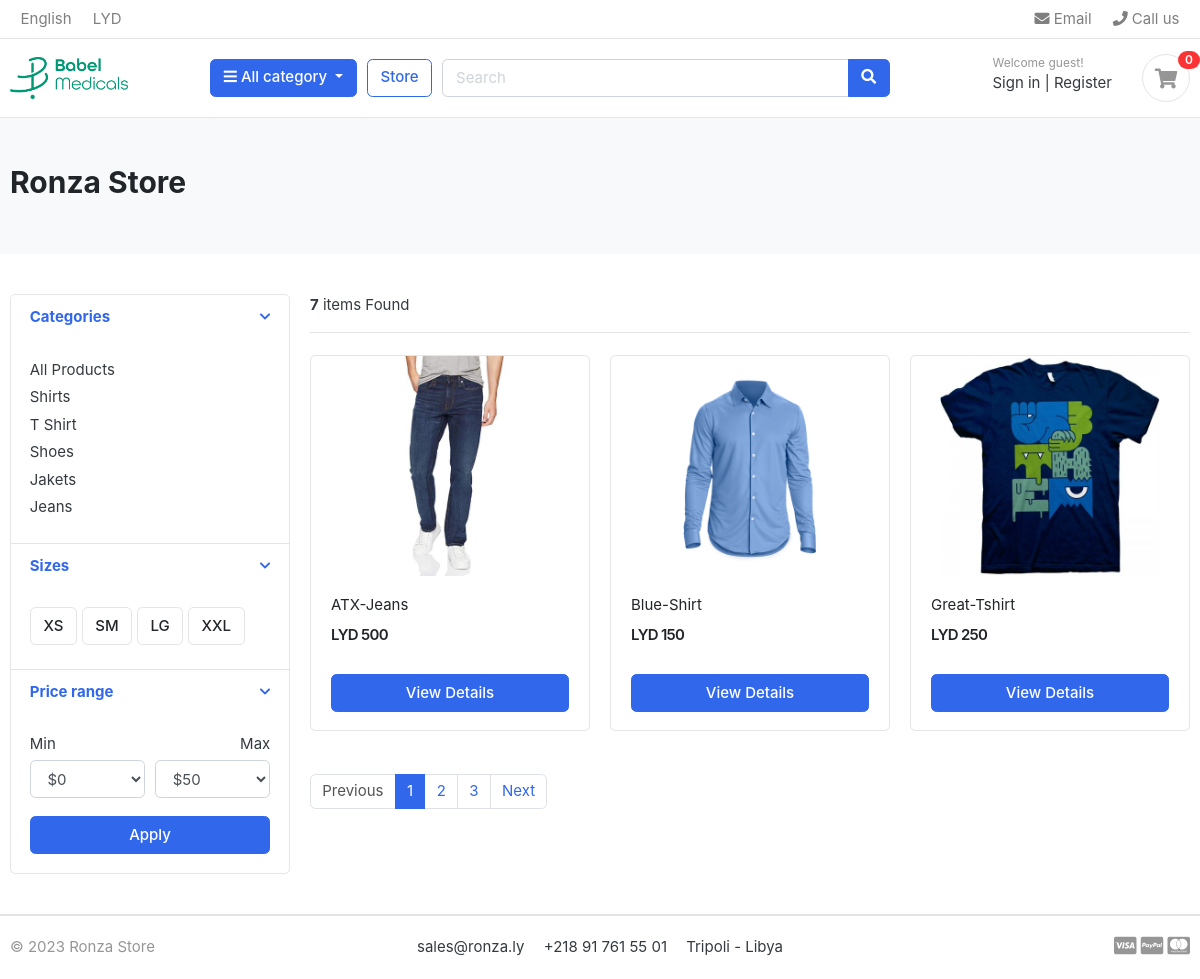
/store/, run on the app's committed database.
### category/models.py (models this page shows, shortened)
class Category(models.Model):
    category_name = models.CharField(max_length=64, unique=True)
    slug = models.SlugField(max_length=100, unique=True)
    description = models.TextField(max_length=225, blank=True)
    cat_image = models.ImageField(upload_to='photos/categories/', blank=True)
    class Meta:
        verbose_name = 'category'
        verbose_name_plural = 'categories'
    def get_url(self):
        return reverse ('product_by_category', args=[self.slug])

### store/models.py (models this page shows, shortened)
class Product(models.Model):
    product_name = models.CharField(max_length=200, unique=True)
    slug = models.SlugField(max_length=200, unique=True)
    description = models.TextField(max_length=500, blank=True)
    price = models.IntegerField()
    images = models.ImageField(upload_to='photos/products')
    stock = models.IntegerField()
    is_available = models.BooleanField(default=True)
    category = models.ForeignKey(Category,on_delete=models.CASCADE)
    create_date = models.DateTimeField(auto_now_add=True)
    modified_date = models.DateTimeField(auto_now=True)
    def get_url(self):
        return reverse('product_detail', args=[self.category.slug, self.slug])

### store/views.py (the view)
# urls.py: path('store/', views.store_html, name='store_html'),
def store_html(request, category_slug=None):
    categories = None
    products = None
    if category_slug != None:
        categories = get_object_or_404(Category, slug=category_slug)
        products = Product.objects.filter(category=categories,is_available=True)
        paginator = Paginator(products, 2)
        page = request.GET.get('page')
        paged_products = paginator.get_page(page)
        Product_count = products.count()
    else:
        products = Product.objects.all().filter(is_available=True).order_by('id')
        paginator = Paginator(products, 3)
        page = request.GET.get('page')
        paged_products = paginator.get_page(page)
        Product_count = products.count()
    context = {
                'products' : paged_products,
                'Product_count' : Product_count,
                'categories': Category.objects.all(),
                'category': categories,
        }
    return render(request, 'store/store.html', context)

### carts/context_processore.py (called while the page is built)
def counter(request):
    cart_count = 0
    if 'admin' in request.path:
        return{}
    else:
        try:
            cart = Cart.objects.filter(cart_id=_cart_id(request))
            cart_items = CartItem.objects.all().filter(cart=cart[:1])
            for cart_item in cart_items:
                cart_count += cart_item.quantity
        except Cart.DoesNotExist:
            cart_count = 0
    return dict(cart_count=cart_count)

### carts/views.py (called while the page is built)
def _cart_id(request):
    cart = request.session.session_key
    if not cart:
        cart = request.session.create()
    return cart

### category/contex_procesors.py (called while the page is built)
def menu_links(request):
    links = Category.objects.all()
    return dict(links=links)

### ronzastore/templates/store/store.html (shortened to what this page needs)
{% extends 'base.html' %}
{% load static %}
{% block content %}
<section class="section-pagetop bg">
<div class="container">
    {% if 'search' in request.path %}
    <h2 class="title-page">Search Result </h2>
    {% else %}
    <h2 class="title-page">Ronza Store</h2>
    {% endif %}
</div>
</section>
<section class="section-content padding-y">
<div class="container">
<div class="row">
    <aside class="col-md-3">
<div class="card">
    <article class="filter-group">
        <header class="card-header">
            <a href="#" data-toggle="collapse" data-target="#collapse_1" aria-expanded="true" class="">
                <i class="icon-control fa fa-chevron-down"></i>
                <h6 class="title">Categories</h6>
            </a>
        </header>
        <div class="filter-content collapse show" id="collapse_1" style="">
            <div class="card-body">
                <ul class="list-menu">
                    <li><a href="{% url 'store_html' %}">All Products  </a></li>
                    {% for category in links %}
                <li><a href="{{ category.get_url }}">{{ category.category_name }}  </a></li>
                    {% endfor %}
                </ul>
            </div>
        </div>
    </article>
    <article class="filter-group">
        <header class="card-header">
            <a href="#" data-toggle="collapse" data-target="#collapse_4" aria-expanded="true" class="">
                <i class="icon-control fa fa-chevron-down"></i>
                <h6 class="title">Sizes </h6>
            </a>
        </header>
        <div class="filter-content collapse show" id="collapse_4" style="">
            <div class="card-body">
                <label class="checkbox-btn">
                <span class="btn btn-light"> XS </span>
                </label>
                <label class="checkbox-btn">
                <span class="btn btn-light"> SM </span>
                </label>
                <label class="checkbox-btn">
                <span class="btn btn-light"> LG </span>
                </label>
                <label class="checkbox-btn">
                <span class="btn btn-light"> XXL </span>
                </label>
        </div>
        </div>
    </article>
    <article class="filter-group">
        <header class="card-header">
            <a href="#" data-toggle="collapse" data-target="#collapse_3" aria-expanded="true" class="">
                <i class="icon-control fa fa-chevron-down"></i>
                <h6 class="title">Price range </h6>
            </a>
        </header>
        <div class="filter-content collapse show" id="collapse_3" style="">
            <div class="card-body">
                <div class="form-row">
                <div class="form-group col-md-6">
                    <label>Min</label>
                        <select class="mr-2 form-control">
                        <option value="0">$0</option>
                    </select>
                </div>
                <div class="form-group text-right col-md-6">
                    <label>Max</label>
                        <select class="mr-2 form-control">
                        <option value="50">$50</option>
                    </select>
                </div>
                </div>
                <button class="btn btn-block btn-primary">Apply</button>
            </div>
        </div>
    </article>
</div>
    </aside>
    <main class="col-md-9">
<header class="border-bottom mb-4 pb-3">
        <div class="form-inline">
            <span class="mr-md-auto"><b> {{ Product_count }}</b> items Found </span>
        </div>
</header>
<div class="row">
    {% if products %}
    {% for product in products %}
    <div class="col-md-4">
        <figure class="card card-product-grid">
            <div class="img-wrap">
                <a href= "{{ product.get_url}}"><img src="{{ product.images.url }}"></a>
            </div>
            <figcaption class="info-wrap">
                <div class="fix-height">
                    <a href="{{ product.get_url}}" class="title">{{ product.product_name }}</a>
                    <div class="price-wrap mt-2">
                        <span class="price">LYD {{ product.price }}</span>
                    </div>
                </div>
                <a href="{{ product.get_url }}" class="btn btn-block btn-primary">View Details </a>
            </figcaption>
        </figure>
    </div>
    {% endfor %}
    {% else %}
    <div>
        <h2> No Result Found </h2>
    </div>
    {% endif %}
</div>
<nav class="mt-4" aria-label="Page navigation sample">
    {% if products.has_other_pages %}
    <ul class="pagination">
       {% if products.has_previous %}
        <li class="page-item"><a class="page-link" href="?page={{products.previous_page_number}}">Previous</a></li>
       {% else %}
       <li class="page-item disabled"><a class="page-link" href="#">Previous</a></li>
       {% endif %}
       {% for i in products.paginator.page_range %}
        {% if products.number == i %}
        <li class="page-item active"><a class="page-link" href="#">{{i}}</a></li>
        {% else %}
        <li class="page-item"><a class="page-link" href="?page={{i}}">{{i}}</a></li>
        {% endif %}
       {% endfor %}
       {% if products.has_next %}
        <li class="page-item"><a class="page-link" href="?page={{products.next_page_number}}">Next</a></li>
       {% else %}
        <li class="page-item disabled"><a class="page-link" href="#">Next</a></li>
       {% endif %}
    </ul>
    {% endif %}
</nav>
    </main>
</div>
</div>
</section>
{% endblock %}

### static/css/ui.css (style rules this page uses)
html { font-family: "Inter", sans-serif; font-size: 15px; }
.img-wrap { text-align: center; display: block; }
.img-wrap img { max-width: 100%; }
.price-wrap { letter-spacing: -0.7px; }
.padding-y { padding-top: 40px; padding-bottom: 40px; }
figure { margin-bottom: 0; }
article:after, .form-group:after { display: block; clear: both; content: ""; }
.bg { background-color: #f8f9fa; }
.title-page { color: #212529; }
.btn-light { background-color: #fff; border-color: #e4e4e4; }
[class*=list-] li:after { visibility: hidden; display: block; content: ""; overflow: hidden; height: 0; clear: both; }
.list-menu { list-style: none; margin: 0; padding-left: 0; }
.list-menu li { margin-bottom: 5px; }
.list-menu a { color: #343a40; }
[class*=card-product] a.title { color: #212529; display: block; }
[class*=card-product] .img-wrap { overflow: hidden; position: relative; }
[class*=card-product] .img-wrap img { height: 100%; max-width: 100%; width: auto; display: inline-block; -o-object-fit: cover; object-fit: cover; }
.card-product-grid { margin-bottom: 20px; }
.card-product-grid .img-wrap { border-radius: 0.2rem 0.2rem 0 0; height: 220px; }
.card-product-grid .info-wrap { overflow: hidden; padding: 18px 20px; }
.card-product-grid .fix-height { height: 80px; overflow: hidden; }
.card .img-wrap { overflow: hidden; }
.price { font-weight: 600; color: #212529; }
.icon-control { margin-top: 5px; float: right; font-size: 80%; }
.card-header .title { margin-bottom: 0; line-height: 1.5; }
.filter-group { border-bottom: 1px solid #e4e4e4; }
.filter-group .card-header { border-bottom: 0; }
.filter-group:last-child { border-bottom: 0; }
.checkbox-btn { position: relative; }
.section-pagetop { padding: 45px 0; }

### data on the page
Category: category_name "Shirts"
Category: category_name "T Shirt"
Category: category_name "Shoes"
Category: category_name "Jakets"
Category: category_name "Jeans"
Product: images (picture), product_name "ATX-Jeans", price "500"
Product: images (picture), product_name "Blue-Shirt", price "150"
Product: images (picture), product_name "Great-Tshirt", price "250"

### other printed values
{{ cart_count }} "0"
{{ Product_count }} "7"
{{ i }} "1"
{{ i }} "2" "3"
